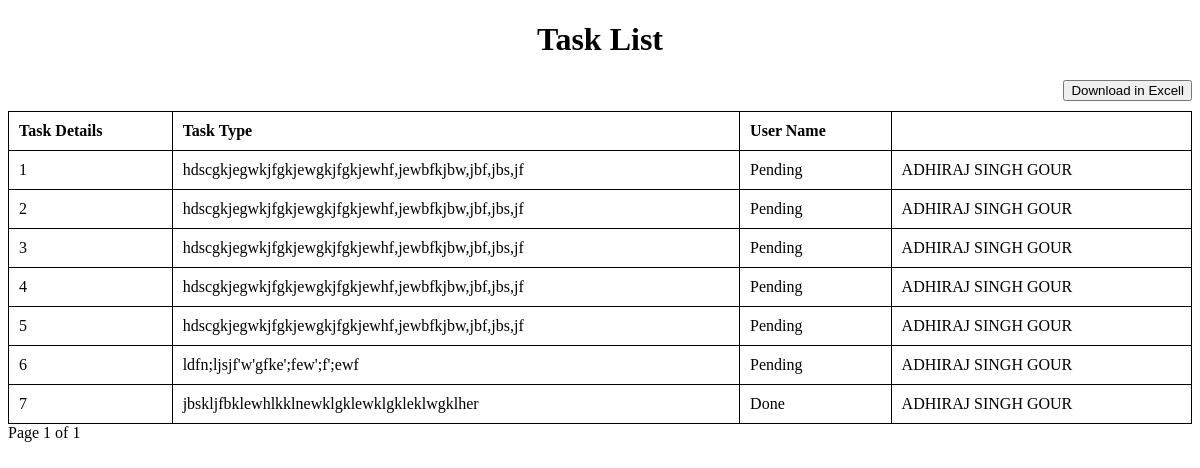
/TaskList/, run on the app's committed database.
### app/models.py (models this page shows, shortened)
class Task (models.Model):
	task_details=models.TextField(max_length=50)
	task_type = [
        ('Pending', 'Pending'),
        ('Done', 'Done'),
    ]
	task_type = models.CharField(max_length=10, choices=task_type, default='Pending')
	User=models.ForeignKey(User, on_delete=models.CASCADE)
	class Meta:
		db_table= 'Task'

class User(models.Model):
	name=models.CharField(max_length=50)
	email=models.EmailField(max_length=50)
	mobile=models.CharField(max_length=50)
	ID = models.AutoField(primary_key=True)
	class Meta:
		db_table= 'User'

### app/views.py (the view)
# urls.py: path('TaskList/',TaskList, name='TaskList'),
def TaskList(request):
    tasks = Task.objects.all()
    paginator = Paginator(tasks, 10)
    page_number = request.GET.get('page')
    page = paginator.get_page(page_number)
    return render(request, 'TaskList.html', {'page': page})

### app/templates/TaskList.html (shortened to what this page needs)
<!DOCTYPE html>
<html lang="en">
<head>
</head>
<body>
    <h1>Task List</h1>
    <a href="{% url "Task_into_excell" %}"><button>Download in Excell</button></a>
    <table>
        <thead>
            <tr>
                <th>Task Details</th>
                <th>Task Type</th>
                <th>User Name</th>
            </tr>
        </thead>
        <tbody>
            {% for task in page %}
                <tr>
                    <td>{{ forloop.counter }}</td>
                    <td>{{ task.task_details }}</td>
                    <td>{{ task.task_type }}</td>
                    <td>{{ task.User.name }}</td>
                </tr>
            {% endfor %}
        </tbody>
    </table>
    <div>
        <span>Page {{ page.number }} of {{ page.paginator.num_pages }}</span>
    </div>
</body>
</html>

### app/templates/TaskList.html (style rules this page uses)
table { width: 100%; border-collapse: collapse; }
table, th, td { border: 1px solid black; }
th, td { padding: 10px; text-align: left; }
h1 { text-align: center; }
a { float:right; margin-bottom:10px; }

### data on the page
Task: task_details "hdscgkjegwkjfgkjewgkjfgkjewhf,jewbfkjbw,jbf,jbs,jf", task_type "Pending", User.name "ADHIRAJ SINGH GOUR"
Task: task_details "hdscgkjegwkjfgkjewgkjfgkjewhf,jewbfkjbw,jbf,jbs,jf", task_type "Pending", User.name "ADHIRAJ SINGH GOUR"
Task: task_details "hdscgkjegwkjfgkjewgkjfgkjewhf,jewbfkjbw,jbf,jbs,jf", task_type "Pending", User.name "ADHIRAJ SINGH GOUR"
Task: task_details "hdscgkjegwkjfgkjewgkjfgkjewhf,jewbfkjbw,jbf,jbs,jf", task_type "Pending", User.name "ADHIRAJ SINGH GOUR"
Task: task_details "hdscgkjegwkjfgkjewgkjfgkjewhf,jewbfkjbw,jbf,jbs,jf", task_type "Pending", User.name "ADHIRAJ SINGH GOUR"
Task: task_details "ldfn;ljsjf'w'gfke';few';f';ewf", task_type "Pending", User.name "ADHIRAJ SINGH GOUR"
Task: task_details "jbskljfbklewhlkklnewklgklewklgkleklwgklher", task_type "Done", User.name "ADHIRAJ SINGH GOUR"

### other printed values
{{ page.number }} "1"
{{ page.paginator.num_pages }} "1"
